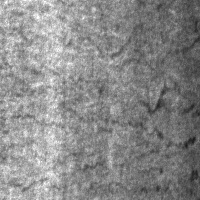
#> input picture data/raw/crazing/crazing_10.jpg, 200 x 200 px, found by its file name; its folder holds only this picture in this run
$ jupyter execute --allow-errors HOG_SVM_Classifier.ipynb
#> lines starting #> are read from the running program, lines starting #| are printed output that depends on the picture
[cell 1]
import os
import cv2
import numpy as np

[cell 2]
base_path = "data/raw"
def load_images_from_folder(base_path, image_size=(128, 128)):
    X_raw = []
    y_labels = []

    class_names = sorted(os.listdir(base_path))  # Ensures consistent label order

    for label_index, class_name in enumerate(class_names):
        class_path = os.path.join(base_path, class_name)
        if not os.path.isdir(class_path):
            continue

        for filename in os.listdir(class_path):
            if filename.endswith('.jpg'):
                img_path = os.path.join(class_path, filename)
                img = cv2.imread(img_path, cv2.IMREAD_GRAYSCALE)  # Read in grayscale

                if img is not None:
                    img_resized = cv2.resize(img, image_size)
                    X_raw.append(img_resized)
                    y_labels.append(label_index)

    return np.array(X_raw), np.array(y_labels), class_names

#### We get
- X_raw → shape (N, 128, 128) — image data

- y_labels → shape (N,) — numeric labels

- class_names → list of defect class names (for mapping back)

[cell 3]
base_path = "data/raw"
class_names = sorted(os.listdir(base_path))
for label_index, class_name in enumerate(class_names):
    print(label_index)
    print(class_name)

#### HOG feature extractraction
Convert each image into a 1D feature vector using HOG (Histogram of Oriented Gradients) — a classic method for texture and edge-based feature extraction.
##### What Does It Do? (Simple Analogy)
- Imagine you divide an image into small square patches (cells), and in each patch:

- Look at the direction in which pixels are changing (gradient direction)

- Count how many pixels point in each direction

- Make a histogram of those directions

[cell 4]
from skimage.feature import hog

def extract_hog_features(images, pixels_per_cell=(8, 8), cells_per_block=(2, 2), orientations=9):
    hog_features = []

    for img in images:
        features = hog(img,
                       orientations=orientations,
                       pixels_per_cell=pixels_per_cell,
                       cells_per_block=cells_per_block,
                       block_norm='L2-Hys',
                       visualize=False,
                       feature_vector=True)
        hog_features.append(features)

    return np.array(hog_features)

[cell 5]
from sklearn.svm import SVC
from sklearn.model_selection import train_test_split
from sklearn.metrics import classification_report, confusion_matrix
import seaborn as sns
import matplotlib.pyplot as plt

X_raw, y_labels, class_names = load_images_from_folder("data/raw")
#> in load_images_from_folder, img is the input picture: shape (200, 200); min 24, max 255, mean 137
#> in load_images_from_folder, `img_resized = cv2.resize(img, image_size)`:
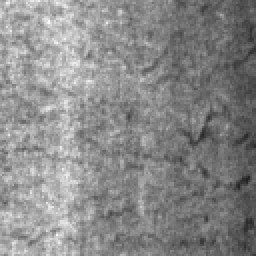
#> img_resized: shape (128, 128) (shown 2 times larger); min 34, max 250, mean 136.9
#> y_labels = [0, 1]; class_names = ['crazing', 'inclusion']
X_hog = extract_hog_features(X_raw)
#> the loop in extract_hog_features, `for img in images:` made 2 passes
#> after the loop in extract_hog_features, `for img in images:`: hog_features = 2 items

# 1. Split into train and test sets
X_train, X_test, y_train, y_test = train_test_split(X_hog, y_labels, test_size=0.2, random_state=42)
#> y_train = [0]; y_test = [1]

# 2. Create and train SVM
clf = SVC(kernel='linear', C=1.0)
#> (the rest of this cell did not finish here and is left out)
